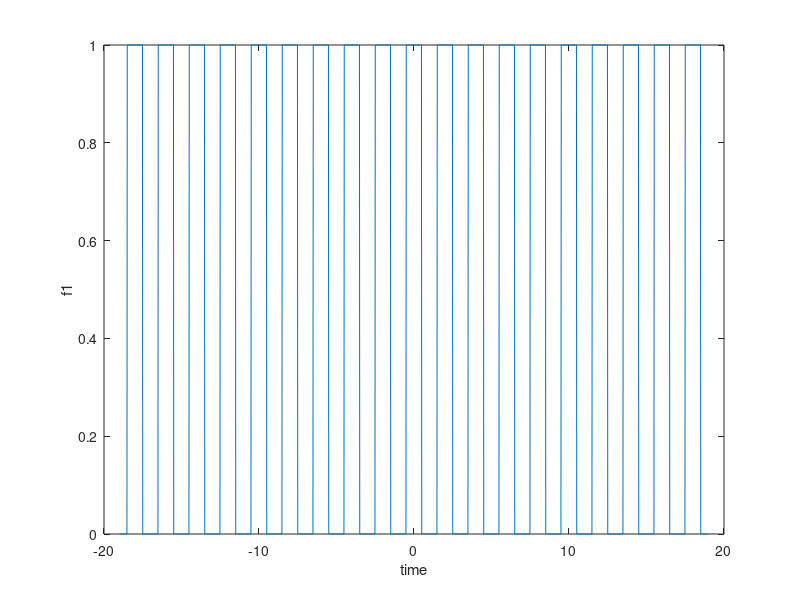
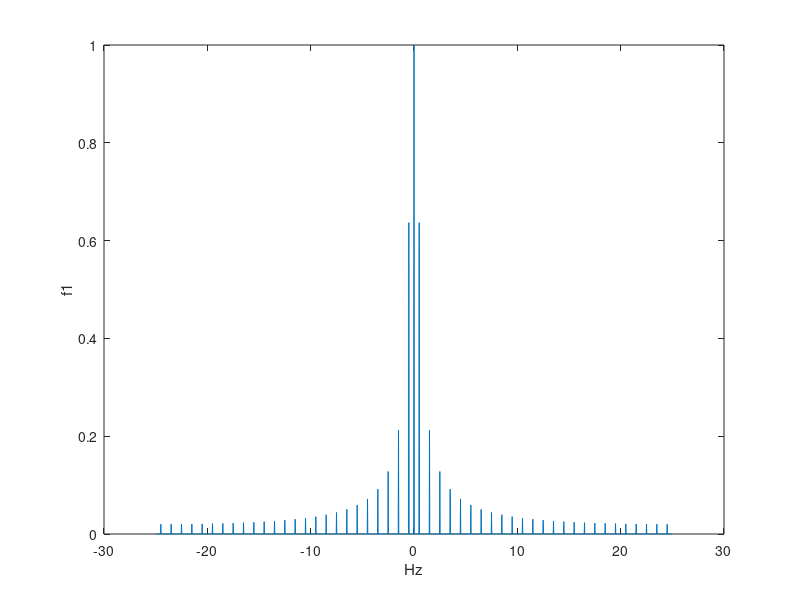

Here is the MATLAB script that generated these plots, in order:
clc
close all;
clear;
N=1900;
t_s=0.02;
f_s=1/t_s;
t_start=-19;
t_end= 19;
t=t_start:t_s:t_end-t_s;
f=-f_s/2:f_s/N:f_s/2-f_s/N;
a=zeros(1,25);
b=ones(1,25);
x1=[a b b a];
x=[x1 x1 x1 x1 x1 x1 x1 x1 x1 x1 x1 x1 x1 x1 x1 x1 x1 x1 x1];
y = fftshift(fft(x));
y=y/max(abs(y));


figure()
plot(t, x);
xlabel('time')
ylabel('f1')

figure()
plot(f, abs(y));
xlabel('Hz')
ylabel('f1')
